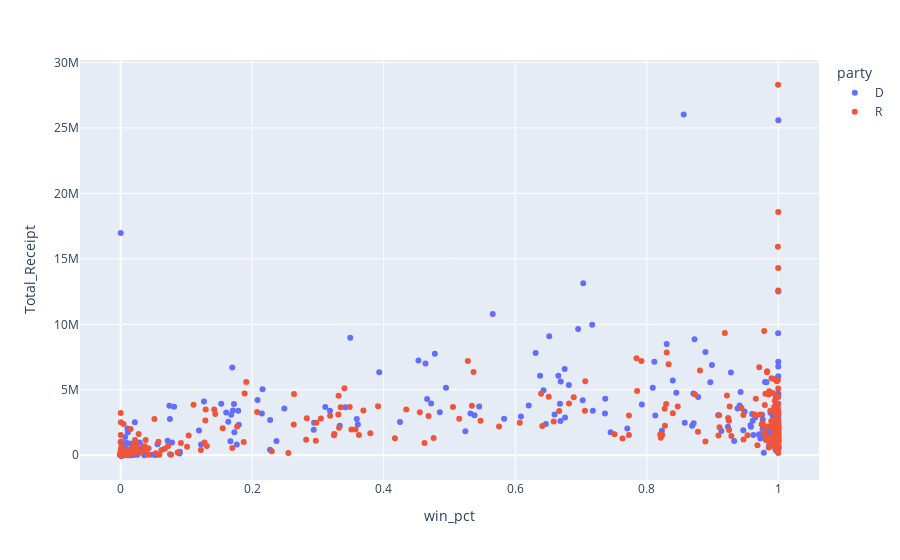

Here is the notebook cell this chart was saved with:
### Code cell
px.scatter(combined_df, x="win_pct", y="Total_Receipt", color= "party", hover_data = ["name", "district"])

### Figure 1 — Plotly figure (JSON) as saved in the notebook; plotly's stock layout.template omitted (floating-point values rounded to 4 significant figures; data arrays with more than 128 entries replaced by an {"elided": "..."} marker saying what was removed)
{"data": [{"customdata": {"elided": "401x2 str values"}, "hovertemplate": "party=D<br>win_pct=%{x}<br>Total_Receipt=%{y}<br>name=%{customdata[0]}<br>district=%{customdata[1]}<extra></extra>", "legendgroup": "D", "marker": {"color": "#636efa", "symbol": "circle"}, "mode": "markers", "name": "D", "orientation": "v", "showlegend": true, "type": "scatter", "x": {"elided": "401 float values"}, "xaxis": "x", "y": {"elided": "401 float values"}, "yaxis": "y"}, {"customdata": {"elided": "400x2 str values"}, "hovertemplate": "party=R<br>win_pct=%{x}<br>Total_Receipt=%{y}<br>name=%{customdata[0]}<br>district=%{customdata[1]}<extra></extra>", "legendgroup": "R", "marker": {"color": "#EF553B", "symbol": "circle"}, "mode": "markers", "name": "R", "orientation": "v", "showlegend": true, "type": "scatter", "x": {"elided": "400 float values"}, "xaxis": "x", "y": {"elided": "400 float values"}, "yaxis": "y"}], "layout": {"autosize": true, "legend": {"title": {"text": "party"}, "tracegroupgap": 0}, "margin": {"t": 60}, "xaxis": {"anchor": "y", "autorange": true, "domain": [0, 1], "range": [-0.06119, 1.061], "title": {"text": "win_pct"}, "type": "linear"}, "yaxis": {"anchor": "x", "autorange": true, "domain": [0, 1], "range": [-2191000.0, 30490000.0], "title": {"text": "Total_Receipt"}, "type": "linear"}}}
